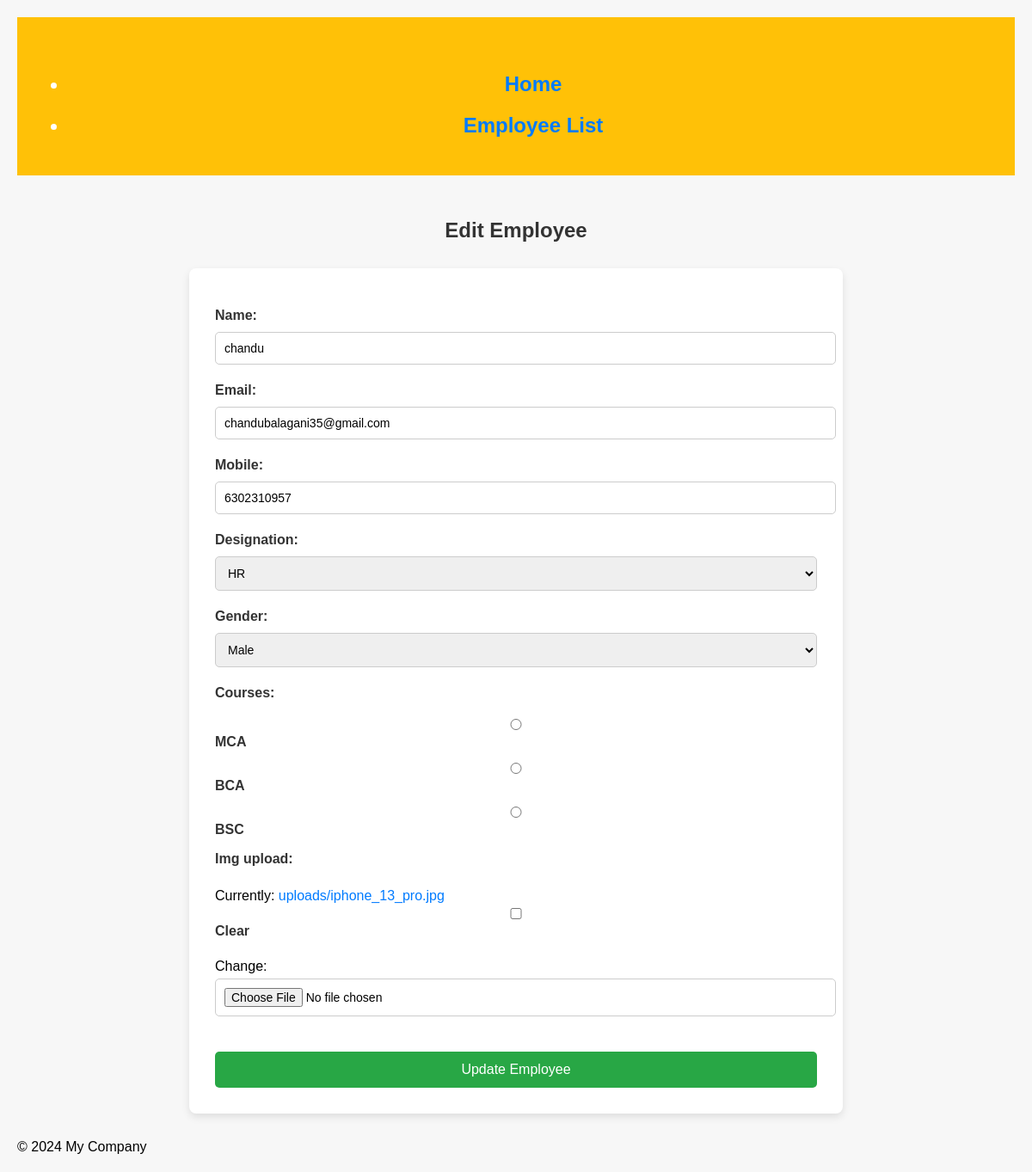
Screenshot of /employee/edit/1/ with the database file from the repository.
### accounts/models.py (models this page shows, shortened)
class Employee(models.Model):
    DESIGNATION_CHOICES = [
        ('HR', 'HR'),
        ('Manager', 'Manager'),
        ('Sales', 'Sales'),
    ]
    GENDER_CHOICES = [
        ('M', 'Male'),
        ('F', 'Female'),
    ]
    COURSES_CHOICES = [
        ('MCA', 'MCA'),
        ('BCA', 'BCA'),
        ('BSC', 'BSC'),
    ]
    name = models.CharField(max_length=100)
    email = models.EmailField(unique=True)
    mobile = models.CharField(max_length=10)
    designation = models.CharField(max_length=50, choices=DESIGNATION_CHOICES)
    gender = models.CharField(max_length=1, choices=GENDER_CHOICES)
    courses = models.CharField(max_length=200,choices=COURSES_CHOICES)  # Store selected courses as a comma-separated string
    img_upload = models.ImageField(upload_to='uploads/', blank=True, null=True)  # This should be 'img_upload'

### accounts/views.py (the view)
# urls.py: path('employee/edit/<int:pk>/', views.employee_edit_view, name='employee_edit'),  # Correct pattern using 'pk'
def employee_edit_view(request, pk):
    employee = get_object_or_404(Employee, pk=pk)
    if request.method == 'POST':
        form = EmployeeForm(request.POST, request.FILES, instance=employee)
        if form.is_valid():
            employee = form.save(commit=False)
            employee.courses = ','.join(form.cleaned_data['courses'])
            employee.save()
            return redirect('employee_list')
    else:
        initial_data = {
            'courses': employee.courses.split(',')  # Populate checkboxes with current selections
        }
        form = EmployeeForm(instance=employee, initial=initial_data)
    return render(request, 'edit_employee.html', {'form': form})

### accounts/forms.py (shortened to what this page needs)
class EmployeeForm(forms.ModelForm):
    mobile_no = forms.CharField(
        validators=[RegexValidator(r'^\d+$', 'Enter a valid numeric mobile number.')]
    )
    class Meta:
        model = Employee
        fields = ['name', 'email', 'mobile', 'designation', 'gender', 'courses', 'img_upload']

### accounts/templates/edit_employee.html (shortened to what this page needs)
{% extends 'base.html' %}
{% block content %}
<h1>Edit Employee</h1>
<form method="POST" enctype="multipart/form-data">
    {{ form.as_p }}
    <button type="submit">Update Employee</button>
</form>
{% endblock %}

### accounts/static/css/style.css (style rules this page uses)
body { font-family: 'Arial', sans-serif; margin: 0; padding: 0; background-color: #f7f7f7; }
form { max-width: 700px; margin: 30px auto; background: #fff; padding: 30px; border-radius: 8px; box-shadow: 0 4px 10px rgba(0, 0, 0, 0.1); }
form div { margin-bottom: 15px; }
form label { font-size: 16px; font-weight: bold; display: block; margin-bottom: 5px; color: #333; }
form input[type="text"], form input[type="email"], form input[type="file"], form select, form textarea { width: 100%; padding: 10px; font-size: 14px; border: 1px solid #ccc; border-radius: 5px; }
form input[type="radio"], form input[type="checkbox"] { margin-right: 10px; }
form button { background-color: #28a745; color: white; padding: 12px 25px; border: none; border-radius: 5px; font-size: 16px; cursor: pointer; width: 100%; margin-top: 20px; }
a { color: #007bff; text-decoration: none; display: inline-block; margin-top: 20px; }
h1 { text-align: center; color: #333; font-size: 24px; margin-top: 50px; }
body { font-family: Arial, sans-serif; margin: 20px; }
h1 { color: #333; }
form div { margin-bottom: 10px; }
label { display: block; font-weight: bold; }
input, select, textarea { width: 100%; padding: 8px; margin: 5px 0; border: 1px solid #ccc; border-radius: 4px; }
button { background-color: #4CAF50; color: white; border: none; padding: 10px 20px; cursor: pointer; }

### rows the page displays
Employee: name "chandu", email "chandubalagani35@gmail.com", mobile "6302310957", designation "HR", gender "Male", courses "☐ MCA ☐ BCA ☐ BSC"
